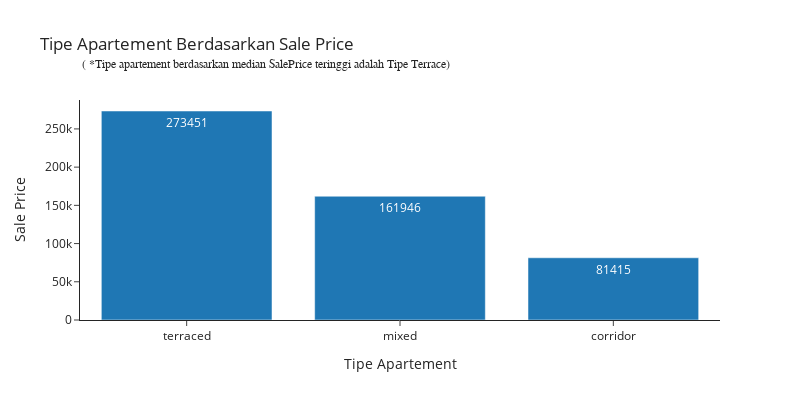

Write notebook code for a chart like this one.
### Markdown cell above
### **Analisis Data SalePrice(Target) Terhadap Kolom Category**

### Code cell
# membuat grafik bar plot
fig = go.Figure(data=[go.Bar(
            x=df.groupby("HallwayType")[['SalePrice']].median().reset_index().sort_values('SalePrice', ascending=False)['HallwayType'], 
            y=df.groupby("HallwayType")[['SalePrice']].median().reset_index().sort_values('SalePrice', ascending=False)['SalePrice'],
            text=df.groupby("HallwayType")[['SalePrice']].median().reset_index().sort_values('SalePrice', ascending=False)['SalePrice'],
            textposition='auto',
            )])

# menambahkan anotasi
annotations = []
annotations.append(dict(xref='paper', yref='paper',
                        x=0.0, y=1.2,
                        text='( *Tipe apartement berdasarkan median SalePrice teringgi adalah Tipe Terrace)',
                             font=dict(family='Arial', size=12),
                        showarrow=False))

# Update layout untuk membuat bingkai
fig.update_layout(
    title_text="Tipe Apartement Berdasarkan Sale Price",
    xaxis_title="Tipe Apartement",
    yaxis_title="Sale Price",
    showlegend=False,
    width=800,
    height=400,
    template="simple_white"
)

# menampilkan grafik
fig.update_layout(annotations=annotations)
fig.show()

### Figure 1 — Plotly figure (JSON) as saved in the notebook; plotly's stock layout.template omitted (floating-point values rounded to 4 significant figures)
{"data": [{"text": [273451, 161946, 81415], "textposition": "auto", "type": "bar", "x": ["terraced", "mixed", "corridor"], "y": [273451, 161946, 81415]}], "layout": {"annotations": [{"font": {"family": "Arial", "size": 12}, "showarrow": false, "text": "( *Tipe apartement berdasarkan median SalePrice teringgi adalah Tipe Terrace)", "x": 0, "xref": "paper", "y": 1.2, "yref": "paper"}], "height": 400, "showlegend": false, "title": {"text": "Tipe Apartement Berdasarkan Sale Price"}, "width": 800, "xaxis": {"title": {"text": "Tipe Apartement"}}, "yaxis": {"title": {"text": "Sale Price"}}}}
